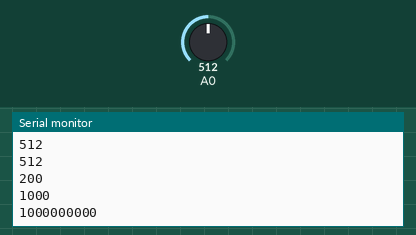
The sketch below on a simulated Arduino Uno, built with avr-gcc and run on an emulated ATmega328P. Parts: the last lines printed to the serial monitor. The inputs (shaded band) are chosen by the test bench; at power-on: A0 = 512.

Above: at 1.2 s.
1.3 s: A0 set to 716
At 2.2 s:
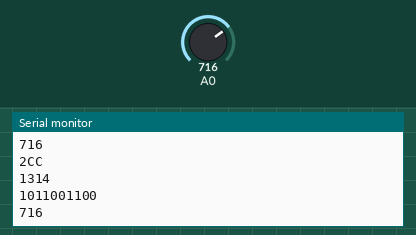
2.9 s: A0 set to 511
At 3.5 s:
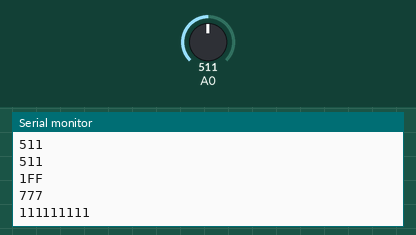
4.5 s: A0 set to 122
At 5.5 s:
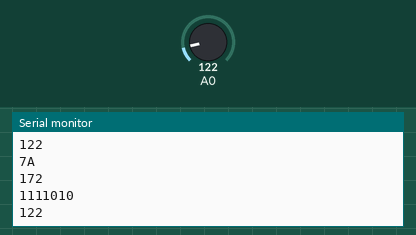
Timing chart, 0 to 7.5 s (numbered marks = the images above; inputs shaded):
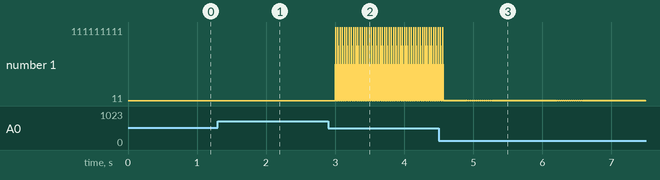

The sketch:

dec_bin_hex_oct.ino
```cpp
int analogValue = 0;    // variable to hold the analog value

void setup() {
  // open the serial port at 9600 bps:
  Serial.begin(9600);
  int analogValue = 0;
}

void loop() {
  // read the analog input on pin 0:
  analogValue = analogRead(0);

  // print it out in many formats:
  Serial.println(analogValue);       // print as an ASCII-encoded decimal
  Serial.println(analogValue, DEC);  // print as an ASCII-encoded decimal
  Serial.println(analogValue, HEX);  // print as an ASCII-encoded hexadecimal
  Serial.println(analogValue, OCT);  // print as an ASCII-encoded octal
  Serial.println(analogValue, BIN);  // print as an ASCII-encoded binary

  // delay 10 milliseconds before the next reading:
  delay(10);
}
```

Measured:
- after the input at 1.3 s, the serial monitor: prints a new line after 0.07 s (image 1)
- after the input at 2.9 s, the serial monitor: prints a new line after 0.09 s (image 2)
- after the input at 4.5 s, the serial monitor: prints a new line after 0.07 s (image 3)
- plotted number 1: 1000 → 1314 after the input at 1.3 s, 1314 → 111111111 after the input at 2.9 s
